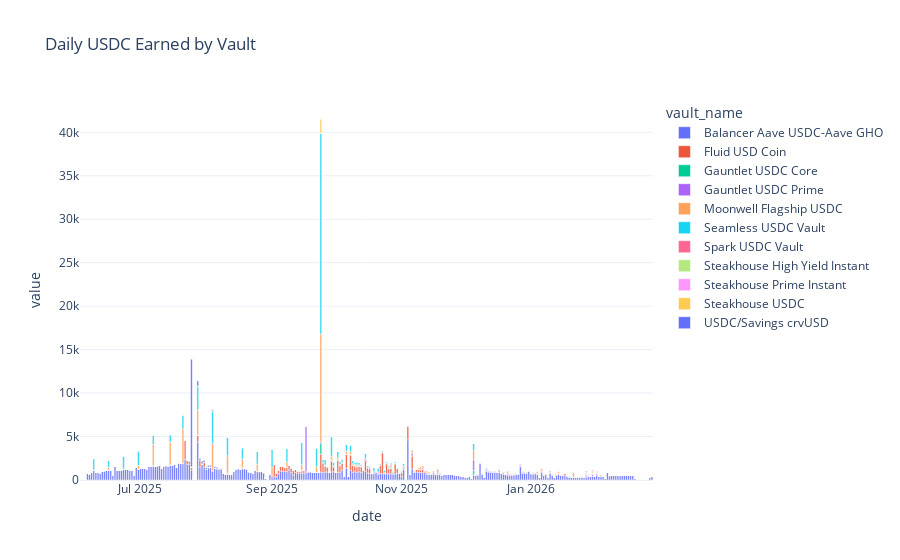

The notebook cell this image was saved under:
### Code cell
weth_df = liquidated[liquidated['toToken'] == '0x4200000000000000000000000000000000000006'].copy()
usdc_df = liquidated[liquidated['toToken'] == USDC(BASE_CHAIN)].copy()

usdc_df['usdc_earned'] = usdc_df['amount'].astype(float) / (10 ** 6)
weth_df['weth_earned'] = weth_df['amount'].astype(float) / (10 ** 18)
# Create daily pivot table for USDC earned by vault
usdc_daily = usdc_df.pivot_table(
    index='date',
    columns='vault_name',
    values='usdc_earned',
    aggfunc='sum',
    fill_value=0
)

# Plot the daily USDC earned by vault
px.bar(usdc_daily, title='Daily USDC Earned by Vault')

### Figure 1 — Plotly figure (JSON) as saved in the notebook; plotly's stock layout.template omitted (floating-point values rounded to 4 significant figures; data arrays with more than 128 entries replaced by an {"elided": "..."} marker saying what was removed)
{"data": [{"alignmentgroup": "True", "hovertemplate": "vault_name=Balancer Aave USDC-Aave GHO<br>date=%{x}<br>value=%{y}<extra></extra>", "legendgroup": "Balancer Aave USDC-Aave GHO", "marker": {"color": "#636efa", "pattern": {"shape": ""}}, "name": "Balancer Aave USDC-Aave GHO", "offsetgroup": "Balancer Aave USDC-Aave GHO", "orientation": "v", "showlegend": true, "textposition": "auto", "type": "bar", "x": {"elided": "269 str values"}, "xaxis": "x", "y": {"elided": "269 float values"}, "yaxis": "y"}, {"alignmentgroup": "True", "hovertemplate": "vault_name=Fluid USD Coin<br>date=%{x}<br>value=%{y}<extra></extra>", "legendgroup": "Fluid USD Coin", "marker": {"color": "#EF553B", "pattern": {"shape": ""}}, "name": "Fluid USD Coin", "offsetgroup": "Fluid USD Coin", "orientation": "v", "showlegend": true, "textposition": "auto", "type": "bar", "x": {"elided": "269 str values"}, "xaxis": "x", "y": {"elided": "269 float values"}, "yaxis": "y"}, {"alignmentgroup": "True", "hovertemplate": "vault_name=Gauntlet USDC Core<br>date=%{x}<br>value=%{y}<extra></extra>", "legendgroup": "Gauntlet USDC Core", "marker": {"color": "#00cc96", "pattern": {"shape": ""}}, "name": "Gauntlet USDC Core", "offsetgroup": "Gauntlet USDC Core", "orientation": "v", "showlegend": true, "textposition": "auto", "type": "bar", "x": {"elided": "269 str values"}, "xaxis": "x", "y": {"elided": "269 float values"}, "yaxis": "y"}, {"alignmentgroup": "True", "hovertemplate": "vault_name=Gauntlet USDC Prime<br>date=%{x}<br>value=%{y}<extra></extra>", "legendgroup": "Gauntlet USDC Prime", "marker": {"color": "#ab63fa", "pattern": {"shape": ""}}, "name": "Gauntlet USDC Prime", "offsetgroup": "Gauntlet USDC Prime", "orientation": "v", "showlegend": true, "textposition": "auto", "type": "bar", "x": {"elided": "269 str values"}, "xaxis": "x", "y": {"elided": "269 float values"}, "yaxis": "y"}, {"alignmentgroup": "True", "hovertemplate": "vault_name=Moonwell Flagship USDC<br>date=%{x}<br>value=%{y}<extra></extra>", "legendgroup": "Moonwell Flagship USDC", "marker": {"color": "#FFA15A", "pattern": {"shape": ""}}, "name": "Moonwell Flagship USDC", "offsetgroup": "Moonwell Flagship USDC", "orientation": "v", "showlegend": true, "textposition": "auto", "type": "bar", "x": {"elided": "269 str values"}, "xaxis": "x", "y": {"elided": "269 float values"}, "yaxis": "y"}, {"alignmentgroup": "True", "hovertemplate": "vault_name=Seamless USDC Vault<br>date=%{x}<br>value=%{y}<extra></extra>", "legendgroup": "Seamless USDC Vault", "marker": {"color": "#19d3f3", "pattern": {"shape": ""}}, "name": "Seamless USDC Vault", "offsetgroup": "Seamless USDC Vault", "orientation": "v", "showlegend": true, "textposition": "auto", "type": "bar", "x": {"elided": "269 str values"}, "xaxis": "x", "y": {"elided": "269 float values"}, "yaxis": "y"}, {"alignmentgroup": "True", "hovertemplate": "vault_name=Spark USDC Vault<br>date=%{x}<br>value=%{y}<extra></extra>", "legendgroup": "Spark USDC Vault", "marker": {"color": "#FF6692", "pattern": {"shape": ""}}, "name": "Spark USDC Vault", "offsetgroup": "Spark USDC Vault", "orientation": "v", "showlegend": true, "textposition": "auto", "type": "bar", "x": {"elided": "269 str values"}, "xaxis": "x", "y": {"elided": "269 float values"}, "yaxis": "y"}, {"alignmentgroup": "True", "hovertemplate": "vault_name=Steakhouse High Yield Instant<br>date=%{x}<br>value=%{y}<extra></extra>", "legendgroup": "Steakhouse High Yield Instant", "marker": {"color": "#B6E880", "pattern": {"shape": ""}}, "name": "Steakhouse High Yield Instant", "offsetgroup": "Steakhouse High Yield Instant", "orientation": "v", "showlegend": true, "textposition": "auto", "type": "bar", "x": {"elided": "269 str values"}, "xaxis": "x", "y": {"elided": "269 float values"}, "yaxis": "y"}, {"alignmentgroup": "True", "hovertemplate": "vault_name=Steakhouse Prime Instant<br>date=%{x}<br>value=%{y}<extra></extra>", "legendgroup": "Steakhouse Prime Instant", "marker": {"color": "#FF97FF", "pattern": {"shape": ""}}, "name": "Steakhouse Prime Instant", "offsetgroup": "Steakhouse Prime Instant", "orientation": "v", "showlegend": true, "textposition": "auto", "type": "bar", "x": {"elided": "269 str values"}, "xaxis": "x", "y": {"elided": "269 float values"}, "yaxis": "y"}, {"alignmentgroup": "True", "hovertemplate": "vault_name=Steakhouse USDC<br>date=%{x}<br>value=%{y}<extra></extra>", "legendgroup": "Steakhouse USDC", "marker": {"color": "#FECB52", "pattern": {"shape": ""}}, "name": "Steakhouse USDC", "offsetgroup": "Steakhouse USDC", "orientation": "v", "showlegend": true, "textposition": "auto", "type": "bar", "x": {"elided": "269 str values"}, "xaxis": "x", "y": {"elided": "269 float values"}, "yaxis": "y"}, {"alignmentgroup": "True", "hovertemplate": "vault_name=USDC/Savings crvUSD<br>date=%{x}<br>value=%{y}<extra></extra>", "legendgroup": "USDC/Savings crvUSD", "marker": {"color": "#636efa", "pattern": {"shape": ""}}, "name": "USDC/Savings crvUSD", "offsetgroup": "USDC/Savings crvUSD", "orientation": "v", "showlegend": true, "textposition": "auto", "type": "bar", "x": {"elided": "269 str values"}, "xaxis": "x", "y": {"elided": "269 float values"}, "yaxis": "y"}], "layout": {"barmode": "relative", "legend": {"title": {"text": "vault_name"}, "tracegroupgap": 0}, "title": {"text": "Daily USDC Earned by Vault"}, "xaxis": {"anchor": "y", "domain": [0, 1], "title": {"text": "date"}}, "yaxis": {"anchor": "x", "domain": [0, 1], "title": {"text": "value"}}}}
